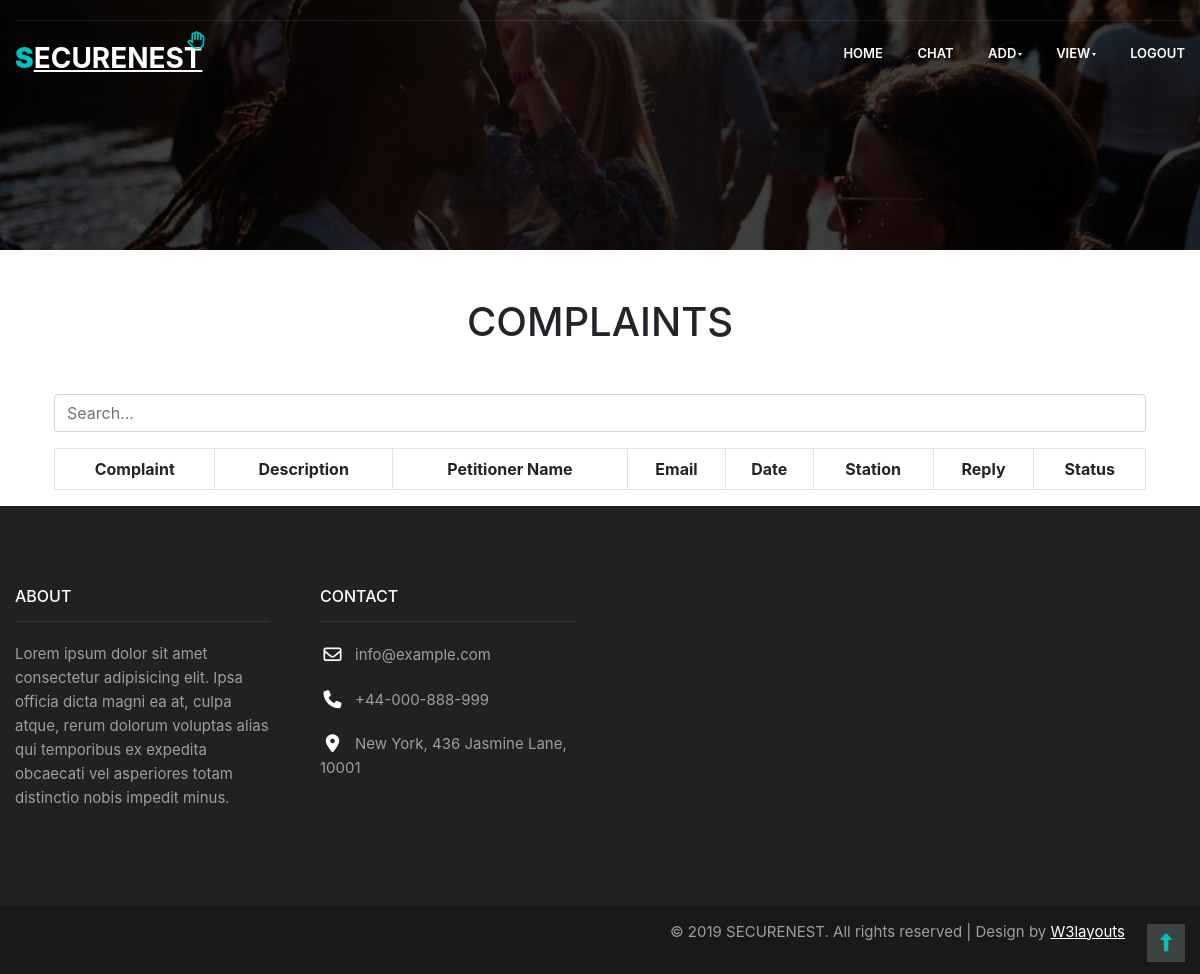
The app's page /viewComplaints/, older data.
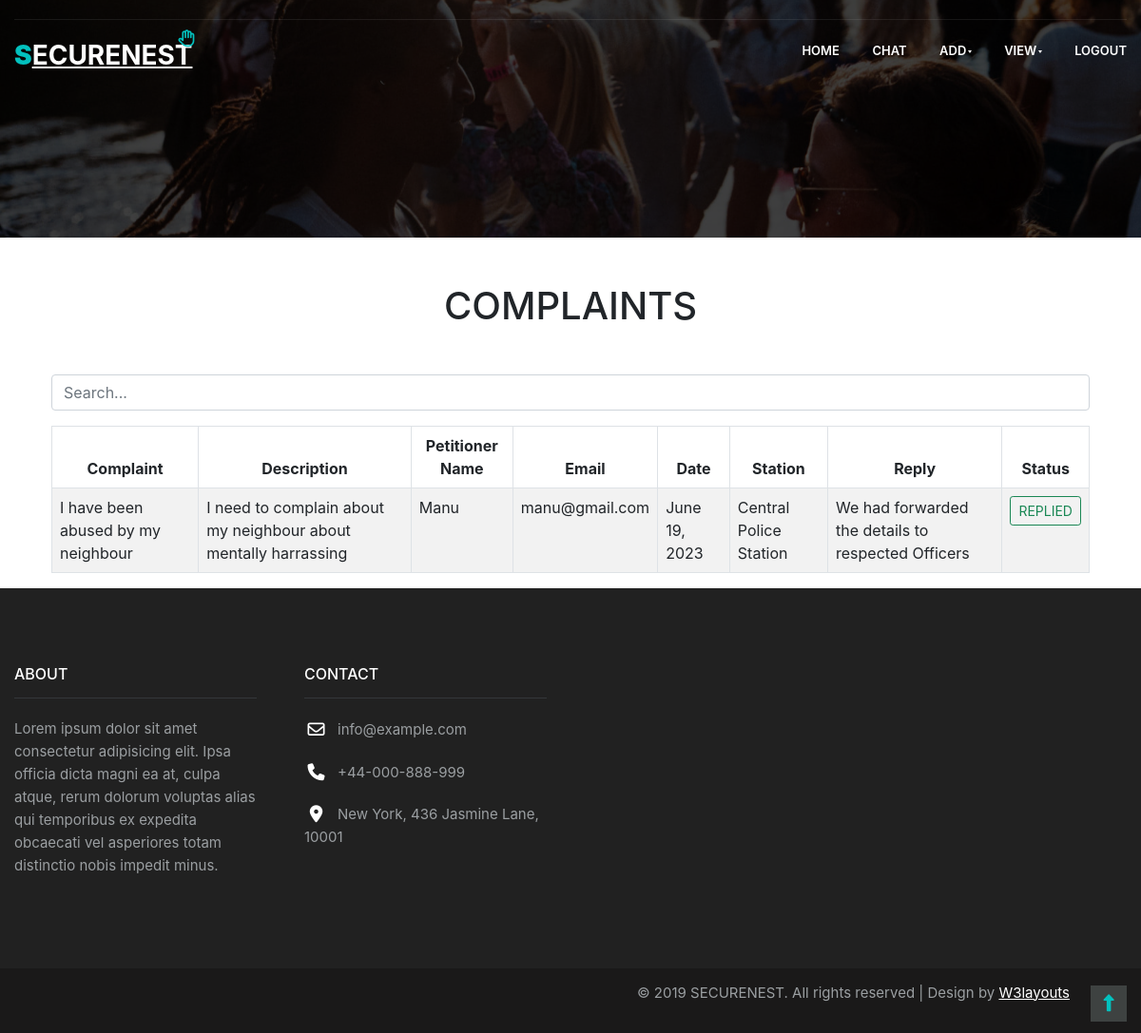
The same page, newer data.
### SecureNestApp/models.py (models this page shows, shortened)
class Complaints(models.Model):
    title = models.CharField(max_length=100)
    desc = models.CharField(max_length=500)
    childid = models.ForeignKey(Child, on_delete=models.CASCADE)
    date = models.DateField(auto_now=True)
    station = models.ForeignKey(PoliceStation, on_delete=models.CASCADE, null=True)
    reply = models.CharField(max_length=500, default="NO REPLY")
    policeReply = models.CharField(max_length=500, default="NO REPLY")
    status = models.CharField(max_length=100, default="RAISED")
    utype = models.CharField(max_length=100, default="CHILD")

class Child(models.Model):
    name = models.CharField(max_length=100)
    email = models.EmailField(max_length=100)
    phone = models.IntegerField()
    dob = models.DateField()
    gender = models.CharField(max_length=100)
    school = models.ForeignKey(School, on_delete=models.CASCADE, null=True)
    address = models.CharField(max_length=300)
    loginid = models.ForeignKey(Login, on_delete=models.CASCADE, null=True)

class PoliceStation(models.Model):
    name = models.CharField(max_length=100)
    email = models.EmailField(max_length=100)
    phone = models.IntegerField()
    district = models.CharField(max_length=100)
    address = models.CharField(max_length=300)
    loginid = models.ForeignKey(Login, on_delete=models.CASCADE)
    def __str__(self):
        return self.name

### SecureNestApp/views.py (the view)
# urls.py: path("viewComplaints/", views.viewComplaints),
def viewComplaints(request):
    complaints = Complaints.objects.filter(utype="CHILD")
    print(complaints)
    stations = PoliceStation.objects.all()
    return render(
        request,
        "ADMIN/viewComplaints.html",
        {"complaints": complaints, "stations": stations},
    )

### templates/ADMIN/viewComplaints.html (shortened to what this page needs)
{% extends "ADMIN/adminBase.html" %}
{% block header %}
<link rel="stylesheet" href="https://cdn.jsdelivr.net/npm/bootstrap@5.2.3/dist/css/bootstrap.min.css"
>
<link rel="stylesheet" href="https://stackpath.bootstrapcdn.com/bootstrap/5.0.0/css/bootstrap.min.css">
<body>
    <div class="container">
        <h1 align="center" class="m-5">COMPLAINTS</h1>
        <input type="text" id="searchInput" class="form-control mb-3" placeholder="Search...">
        <table class="table table-striped table-bordered" border="1">
            <thead>
                <tr>
                    <th>Complaint</th>
                    <th>Description</th>
                    <th>Petitioner Name</th>
                    <th>Email</th>
                    <th>Date</th>
                    <th>Station</th>
                    <th>Reply</th>
                    <th>Status</th>
                </tr>
            </thead>
            <tbody id="tableBody">
                {% for i in complaints %}
                <tr id="row{{ forloop.counter }}">
                    <td>{{ i.title }}</td>
                    <td>{{ i.desc }}</td>
                    <td>{{ i.childid.name }}</td>
                    <td>{{ i.childid.email }}</td>
                    <td>{{ i.date }}</td>
                    <td>
                        {% if i.station %}
                        {{ i.station }}
                        {% endif %}
                    </td>
                    {% if i.reply == 'NO REPLY' %}
                    <td>
                        <form id="my-form" action="/replyComplaint/" method="POST">
                            {% csrf_token %}
                            <input type="hidden" name="id" value="{{i.id}}">
                            <div style="display: flex; align-items: center;">
                                <input type="text" class="form-control" name="reply" required placeholder="Enter Reply"
                                    style="margin-right: 5px;">
                                <button type="submit" class="btn btn-primary btn-sm">Reply</button>
                            </div>
                        </form>
                    </td>
                    {% else %}
                    <td>
                        {{ i.reply }}
                    </td>
                    {% endif %}
                    {% if i.status == 'RAISED' %}
                    <td>
                        <p class="btn btn-outline-danger btn-sm">{{i.status}}</p>
                    </td>
                    {% elif i.status == 'FORWARDED' %}
                    <td>
                        <p class="btn btn-outline-success btn-sm">{{i.status}}</p>
                    </td>
                    {% elif i.status == 'REPLIED' %}
                    <td>
                        <p class="btn btn-outline-success btn-sm">{{i.status}}</p>
                    </td>
                    {% endif %}
                </tr>
                {% endfor %}
            </tbody>
        </table>
    </div>
</body>
</html>
{% endblock %}

Row changes from the older to the newer data that the page shows:
added Complaints: title "I have been abused by my neighbour", desc "I need to complain about my neighbour about mentally harrassing", childid.name "Manu", childid.email "manu@gmail.com", date "June 19, 2023", station "Central Police Station", reply "We had forwarded the details to respected Officers", status "REPLIED"
